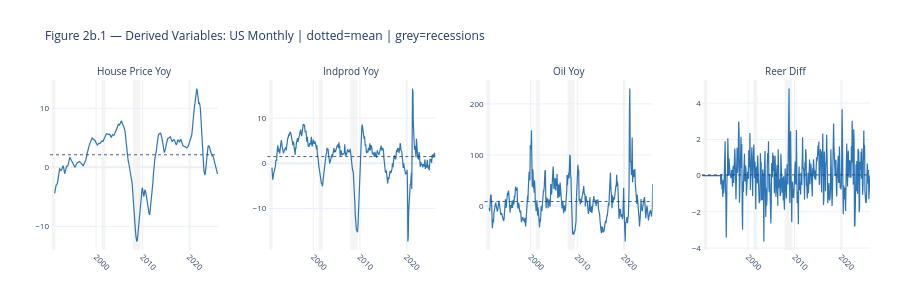

Notebook source saved alongside this figure:
### Code cell
DERIVED_USM = [
    'us_house_price_yoy',
    'us_indprod_yoy',
    'us_oil_yoy',
    'us_reer_diff',
]

fig = make_subplots(
    rows=1, cols=4,
    subplot_titles=[v.replace('us_', '').replace('_', ' ').title()
                    for v in DERIVED_USM],
    horizontal_spacing=0.06)

for i, var in enumerate(DERIVED_USM):
    fig.add_trace(go.Scatter(
        x=df_model_usm.index, y=df_model_usm[var],
        mode='lines', line=dict(color=BLUE, width=1.2),
        showlegend=False), row=1, col=i+1)
    fig.add_hline(y=df_model_usm[var].mean(), line_dash='dot',
                  line_color=NAVY, line_width=0.8, row=1, col=i+1)
    for s, e, _ in RECESSIONS_USM:
        fig.add_vrect(x0=s, x1=e, fillcolor='lightgrey', opacity=0.25,
                      layer='below', line_width=0, row=1, col=i+1)

fig.update_xaxes(tickangle=45, tickfont=dict(size=8), nticks=5)
fig.update_yaxes(tickfont=dict(size=8), nticks=5)
fig.update_annotations(font_size=10)
fig.update_layout(
    title=dict(
        text='Figure 2b.1 — Derived Variables: US Monthly | dotted=mean | grey=recessions',
        font=dict(size=12, color=NAVY)),
    template=TEMPLATE,
    height=300,
    margin=dict(t=80, b=50, l=50, r=30))
fig.show()

### Figure 1 — Plotly figure (JSON) as saved in the notebook; plotly's stock layout.template omitted (floating-point values rounded to 4 significant figures; data arrays with more than 128 entries replaced by an {"elided": "..."} marker saying what was removed)
{"data": [{"line": {"color": "#2E75B6", "width": 1.2}, "mode": "lines", "showlegend": false, "type": "scatter", "x": {"elided": "435 str values"}, "xaxis": "x", "y": {"elided": "435 float values"}, "yaxis": "y"}, {"line": {"color": "#2E75B6", "width": 1.2}, "mode": "lines", "showlegend": false, "type": "scatter", "x": {"elided": "435 str values"}, "xaxis": "x2", "y": {"elided": "435 float values"}, "yaxis": "y2"}, {"line": {"color": "#2E75B6", "width": 1.2}, "mode": "lines", "showlegend": false, "type": "scatter", "x": {"elided": "435 str values"}, "xaxis": "x3", "y": {"elided": "435 float values"}, "yaxis": "y3"}, {"line": {"color": "#2E75B6", "width": 1.2}, "mode": "lines", "showlegend": false, "type": "scatter", "x": {"elided": "435 str values"}, "xaxis": "x4", "y": {"elided": "435 float values"}, "yaxis": "y4"}], "layout": {"annotations": [{"font": {"size": 10}, "showarrow": false, "text": "House Price Yoy", "x": 0.1025, "xanchor": "center", "xref": "paper", "y": 1, "yanchor": "bottom", "yref": "paper"}, {"font": {"size": 10}, "showarrow": false, "text": "Indprod Yoy", "x": 0.3675, "xanchor": "center", "xref": "paper", "y": 1, "yanchor": "bottom", "yref": "paper"}, {"font": {"size": 10}, "showarrow": false, "text": "Oil Yoy", "x": 0.6325, "xanchor": "center", "xref": "paper", "y": 1, "yanchor": "bottom", "yref": "paper"}, {"font": {"size": 10}, "showarrow": false, "text": "Reer Diff", "x": 0.8975, "xanchor": "center", "xref": "paper", "y": 1, "yanchor": "bottom", "yref": "paper"}], "height": 300, "margin": {"b": 50, "l": 50, "r": 30, "t": 80}, "shapes": [{"line": {"color": "#1F3864", "dash": "dot", "width": 0.8}, "type": "line", "x0": 0, "x1": 1, "xref": "x domain", "y0": 2.124, "y1": 2.124, "yref": "y"}, {"fillcolor": "lightgrey", "layer": "below", "line": {"width": 0}, "opacity": 0.25, "type": "rect", "x0": "1990-07-01", "x1": "1991-03-31", "xref": "x", "y0": 0, "y1": 1, "yref": "y domain"}, {"fillcolor": "lightgrey", "layer": "below", "line": {"width": 0}, "opacity": 0.25, "type": "rect", "x0": "2001-03-01", "x1": "2001-12-31", "xref": "x", "y0": 0, "y1": 1, "yref": "y domain"}, {"fillcolor": "lightgrey", "layer": "below", "line": {"width": 0}, "opacity": 0.25, "type": "rect", "x0": "2007-12-01", "x1": "2009-06-30", "xref": "x", "y0": 0, "y1": 1, "yref": "y domain"}, {"fillcolor": "lightgrey", "layer": "below", "line": {"width": 0}, "opacity": 0.25, "type": "rect", "x0": "2020-02-01", "x1": "2020-04-30", "xref": "x", "y0": 0, "y1": 1, "yref": "y domain"}, {"line": {"color": "#1F3864", "dash": "dot", "width": 0.8}, "type": "line", "x0": 0, "x1": 1, "xref": "x2 domain", "y0": 1.485, "y1": 1.485, "yref": "y2"}, {"fillcolor": "lightgrey", "layer": "below", "line": {"width": 0}, "opacity": 0.25, "type": "rect", "x0": "1990-07-01", "x1": "1991-03-31", "xref": "x2", "y0": 0, "y1": 1, "yref": "y2 domain"}, {"fillcolor": "lightgrey", "layer": "below", "line": {"width": 0}, "opacity": 0.25, "type": "rect", "x0": "2001-03-01", "x1": "2001-12-31", "xref": "x2", "y0": 0, "y1": 1, "yref": "y2 domain"}, {"fillcolor": "lightgrey", "layer": "below", "line": {"width": 0}, "opacity": 0.25, "type": "rect", "x0": "2007-12-01", "x1": "2009-06-30", "xref": "x2", "y0": 0, "y1": 1, "yref": "y2 domain"}, {"fillcolor": "lightgrey", "layer": "below", "line": {"width": 0}, "opacity": 0.25, "type": "rect", "x0": "2020-02-01", "x1": "2020-04-30", "xref": "x2", "y0": 0, "y1": 1, "yref": "y2 domain"}, {"line": {"color": "#1F3864", "dash": "dot", "width": 0.8}, "type": "line", "x0": 0, "x1": 1, "xref": "x3 domain", "y0": 8.519, "y1": 8.519, "yref": "y3"}, {"fillcolor": "lightgrey", "layer": "below", "line": {"width": 0}, "opacity": 0.25, "type": "rect", "x0": "1990-07-01", "x1": "1991-03-31", "xref": "x3", "y0": 0, "y1": 1, "yref": "y3 domain"}, {"fillcolor": "lightgrey", "layer": "below", "line": {"width": 0}, "opacity": 0.25, "type": "rect", "x0": "2001-03-01", "x1": "2001-12-31", "xref": "x3", "y0": 0, "y1": 1, "yref": "y3 domain"}, {"fillcolor": "lightgrey", "layer": "below", "line": {"width": 0}, "opacity": 0.25, "type": "rect", "x0": "2007-12-01", "x1": "2009-06-30", "xref": "x3", "y0": 0, "y1": 1, "yref": "y3 domain"}, {"fillcolor": "lightgrey", "layer": "below", "line": {"width": 0}, "opacity": 0.25, "type": "rect", "x0": "2020-02-01", "x1": "2020-04-30", "xref": "x3", "y0": 0, "y1": 1, "yref": "y3 domain"}, {"line": {"color": "#1F3864", "dash": "dot", "width": 0.8}, "type": "line", "x0": 0, "x1": 1, "xref": "x4 domain", "y0": 0.03965, "y1": 0.03965, "yref": "y4"}, {"fillcolor": "lightgrey", "layer": "below", "line": {"width": 0}, "opacity": 0.25, "type": "rect", "x0": "1990-07-01", "x1": "1991-03-31", "xref": "x4", "y0": 0, "y1": 1, "yref": "y4 domain"}, {"fillcolor": "lightgrey", "layer": "below", "line": {"width": 0}, "opacity": 0.25, "type": "rect", "x0": "2001-03-01", "x1": "2001-12-31", "xref": "x4", "y0": 0, "y1": 1, "yref": "y4 domain"}, {"fillcolor": "lightgrey", "layer": "below", "line": {"width": 0}, "opacity": 0.25, "type": "rect", "x0": "2007-12-01", "x1": "2009-06-30", "xref": "x4", "y0": 0, "y1": 1, "yref": "y4 domain"}, {"fillcolor": "lightgrey", "layer": "below", "line": {"width": 0}, "opacity": 0.25, "type": "rect", "x0": "2020-02-01", "x1": "2020-04-30", "xref": "x4", "y0": 0, "y1": 1, "yref": "y4 domain"}], "title": {"font": {"color": "#1F3864", "size": 12}, "text": "Figure 2b.1 — Derived Variables: US Monthly | dotted=mean | grey=recessions"}, "xaxis": {"anchor": "y", "domain": [0, 0.205], "nticks": 5, "tickangle": 45, "tickfont": {"size": 8}}, "xaxis2": {"anchor": "y2", "domain": [0.265, 0.47], "nticks": 5, "tickangle": 45, "tickfont": {"size": 8}}, "xaxis3": {"anchor": "y3", "domain": [0.53, 0.735], "nticks": 5, "tickangle": 45, "tickfont": {"size": 8}}, "xaxis4": {"anchor": "y4", "domain": [0.795, 1], "nticks": 5, "tickangle": 45, "tickfont": {"size": 8}}, "yaxis": {"anchor": "x", "domain": [0, 1], "nticks": 5, "tickfont": {"size": 8}}, "yaxis2": {"anchor": "x2", "domain": [0, 1], "nticks": 5, "tickfont": {"size": 8}}, "yaxis3": {"anchor": "x3", "domain": [0, 1], "nticks": 5, "tickfont": {"size": 8}}, "yaxis4": {"anchor": "x4", "domain": [0, 1], "nticks": 5, "tickfont": {"size": 8}}}}
